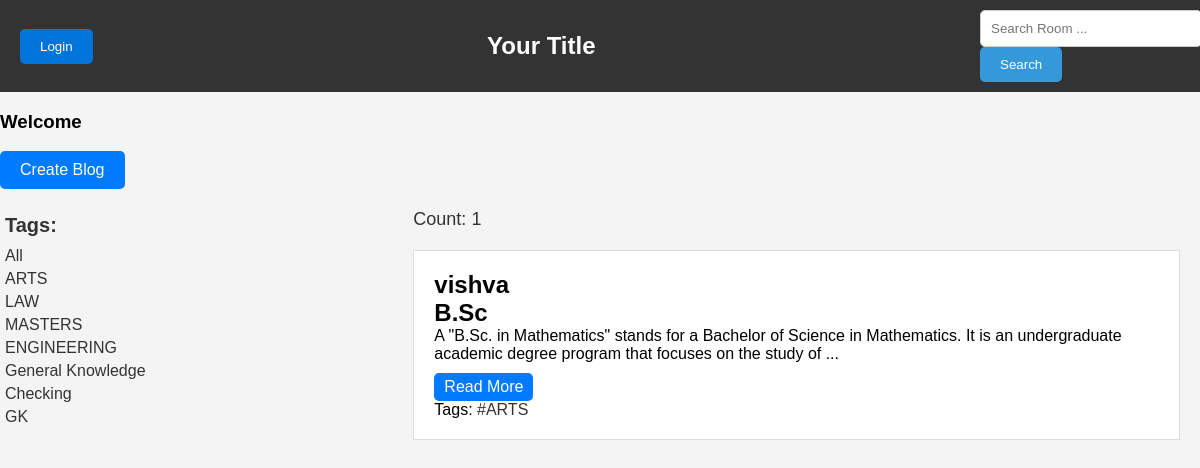
Screenshot of /?search=ARTS with the database file from the repository.
### apps/models.py (models this page shows, shortened)
class Tag(models.Model):
    blog_tags = models.CharField(max_length=50)

class Blogs(models.Model):
    blog_title= models.CharField(max_length=100)
    blog_description = models.TextField()
    host=models.ForeignKey(User,on_delete=models.CASCADE,null=True,blank=True)
    tags = models.ManyToManyField(Tag, blank=True)
    STATUS_CHOICES = [
        ('Pending', 'Pending'),
        ('Approved', 'Approved'),
        ('Rejected', 'Rejected'),
    ]
    status = models.CharField(max_length=10, choices=STATUS_CHOICES, default='Approved')
    created = models.DateTimeField(auto_now_add=True)
    last_updated = models.DateTimeField(auto_now=True)
    def get_absolute_url(self):
        return reverse('blog', args=[str(self.pk)])
    class Meta:
        ordering = ['-last_updated','-created']

### apps/views.py (the view)
# urls.py: path('',views.index,name="home"),
def index(request):
    searching = request.GET.get('search', '')
    blogs= Blogs.objects.filter((Q(tags__blog_tags__icontains=searching )|
                                Q( blog_description__icontains=searching )
                                | Q(blog_title__icontains=searching ))).distinct()
    tags= Tag.objects.all()
    count = blogs.filter(status__icontains='Approved').count()
    home_url = request.build_absolute_uri(reverse('home'))
    context = {'blogs': blogs, 'tags': tags, 'count': count, 'home_url': home_url}
    return render(request, 'apps/home.html', context)

### apps/templates/apps/home.html (shortened to what this page needs)
<!DOCTYPE html>
<html lang="en">
<head>
</head>
<body>
    {% include "apps/nav.html" %}
    <a class="create-blog-button" href="{% url 'create' %}">Create Blog</a>
    <div class="blog-content">
        <div class="blog-tags">
            <h3>Tags:</h3>
            <a href="{% url 'home' %}?q=">All</a>
            {% for tag in tags %}
                <a href="{% url 'home' %}?search={{ tag.blog_tags }}">{{ tag.blog_tags }}</a>
            {% endfor %}
        </div>
        <div class="blog-cards">
            <p class="blog-count">
                Count: {{ count }}
            </p>
            {% for blog in blogs %}
            {% if blog.status == 'Approved' or request.user.is_superuser %}
                <div class="blog-card">
                    <h2>{{blog.host.username}}</h2>
                    <h2 class="blog-title">{{blog.blog_title}}</h2>
                    <p class="blog-description">
                        {{ blog.blog_description|slice:":150" }}{% if blog.blog_description|length > 150 %}...{% endif %}
                    </p>
                    <a href="{{ blog.get_absolute_url }}" class="action-link">Read More</a>
                    <p>
                        Tags:
                        {% for tag in blog.tags.all %}
                            <a href="{% url 'home' %}?search={{ tag.blog_tags }}" class="blog-tags1 blog-tags-hover">#{{ tag.blog_tags }}</a>
                        {% endfor %}
                    </p>
                </div>
            {% endif %}
            {% endfor %}
        </div>
    </div>
</body>
</html>

### apps/templates/apps/home.html (style rules this page uses)
body { font-family: Arial, sans-serif; background-color: #f4f4f4; margin: 0; padding: 0; }
.blog-content { display: flex; flex-direction: row; }
.blog-tags { flex: 1; padding: 5px; margin:3px background-color: #fff; }
.blog-tags h3 { font-size: 20px; margin-bottom: 10px; color: #333; }
.blog-tags a { display: block; font-size: 16px; color: #333; text-decoration: none; margin: 5px 0; transition: color 0.3s; }
.blog-cards { flex: 2; padding: 20px; }
h2 { margin: 0; }
.blog-card { background: #fff; padding: 20px; margin: 0 0 20px; border: 1px solid #ddd; transition: box-shadow 0.3s; }
.blog-description { font-size: 16px; }
.blog-count { font-size: 18px; margin-bottom: 20px; color: #333; }
.blog-title { font-size: 24px; margin: 0; color: #000; }
.blog-tags-hover { font-size: 16px; color: #333; text-decoration: none; margin: 5px 0; transition: color 0.3s, background 0.3s; }
.blog-card .action-link { display: inline-block; font-size: 16px; color: #333; text-decoration: none; margin: 10px 10px 0 0; padding: 5px 10px; background: #007bff; color: #fff; border: none; border-radius: 5px; cursor: pointer; transition: background 0.3s; }
.create-blog-button { display: inline-block; font-size: 16px; color: #fff; text-decoration: none; padding: 10px 20px; background: #007bff; border: none; border-radius: 5px; cursor: pointer; transition: background 0.3s; }

### apps/templates/apps/nav.html (style rules this page uses)
body, h1, p { margin: 0; padding: 0; }

### rows the page displays
Tag: blog_tags "ARTS"
Tag: blog_tags "LAW"
Tag: blog_tags "MASTERS"
Tag: blog_tags "ENGINEERING"
Tag: blog_tags "General Knowledge"
Tag: blog_tags "Checking"
Tag: blog_tags "GK"
Blogs: host.username "vishva", blog_title "B.Sc", blog_description "A \"B.Sc. in Mathematics\" stands for a Bachelor of Science in Mathematics. It is an undergraduate academic degree program that focuses on the study of"

### other values shown
{{ count }} "1"
